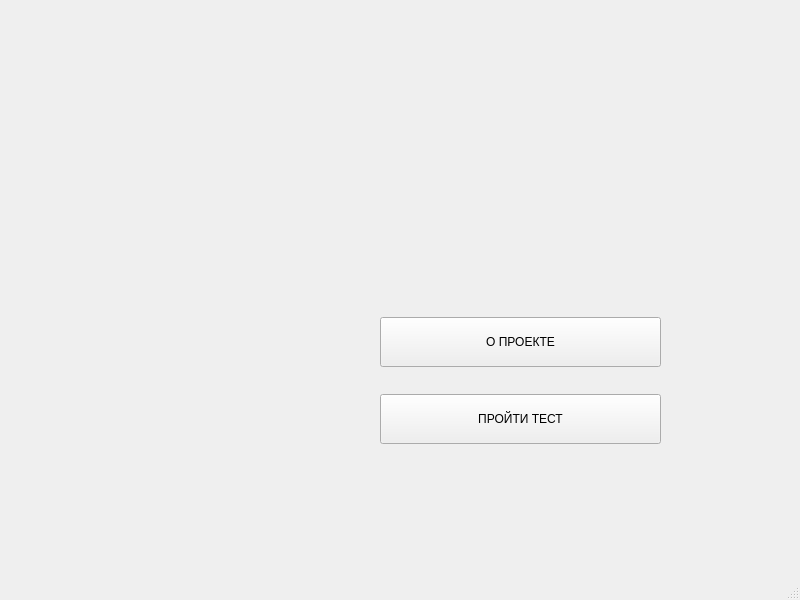
<?xml version="1.0" encoding="UTF-8"?>
<ui version="4.0">
 <class>MainWindow</class>
 <widget class="QMainWindow" name="MainWindow">
  <property name="geometry">
   <rect>
    <x>0</x>
    <y>0</y>
    <width>800</width>
    <height>600</height>
   </rect>
  </property>
  <property name="windowTitle">
   <string>MainWindow</string>
  </property>
  <property name="windowIcon">
   <iconset resource="resources.qrc">
    <normaloff>:/pract/image.png</normaloff>:/pract/image.png</iconset>
  </property>
  <property name="windowOpacity">
   <double>1.000000000000000</double>
  </property>
  <property name="styleSheet">
   <string notr="true"/>
  </property>
  <widget class="QWidget" name="centralwidget">
   <widget class="QWidget" name="layoutWidget">
    <property name="geometry">
     <rect>
      <x>380</x>
      <y>290</y>
      <width>281</width>
      <height>181</height>
     </rect>
    </property>
    <layout class="QVBoxLayout" name="verticalLayout">
     <property name="spacing">
      <number>0</number>
     </property>
     <item>
      <widget class="QPushButton" name="aboutButton">
       <property name="minimumSize">
        <size>
         <width>100</width>
         <height>50</height>
        </size>
       </property>
       <property name="text">
        <string>О ПРОЕКТЕ</string>
       </property>
      </widget>
     </item>
     <item>
      <widget class="QPushButton" name="startTestButton">
       <property name="minimumSize">
        <size>
         <width>100</width>
         <height>50</height>
        </size>
       </property>
       <property name="text">
        <string>ПРОЙТИ ТЕСТ</string>
       </property>
      </widget>
     </item>
    </layout>
   </widget>
  </widget>
  <widget class="QMenuBar" name="menubar">
   <property name="geometry">
    <rect>
     <x>0</x>
     <y>0</y>
     <width>800</width>
     <height>26</height>
    </rect>
   </property>
  </widget>
  <widget class="QStatusBar" name="statusbar"/>
 </widget>
 <resources>
  <include location="resources.qrc"/>
 </resources>
 <connections/>
</ui>
